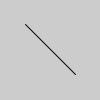
Frame 1 (no input)
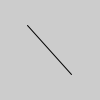
Frame 60 (the mouse pressed at the canvas centre just before this capture)
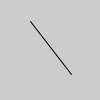
Frame 120 (the mouse held since frame 60 and released just before this capture)

The Processing sketch that drew these frames (run headless with seeded random() and noise(); from frame 60 on, the mouse is pressed at the canvas centre):

// Processing sketch: _04
// ── _04.pde
float x1, y1, x2, y2;

void setup() {
  size(100, 100);
  smooth();
  x1 = width / 4.0;
  y1 = x1;
  x2 = width - x1;
  y2 = x2;
}

void draw() {
  background(204);
  x1 += random(-0.5, 0.5);
  y1 += random(-0.5, 0.5);
  x2 += random(-0.5, 0.5);
  y2 += random(-0.5, 0.5);
  line(x1, y1, x2, y2);
}
